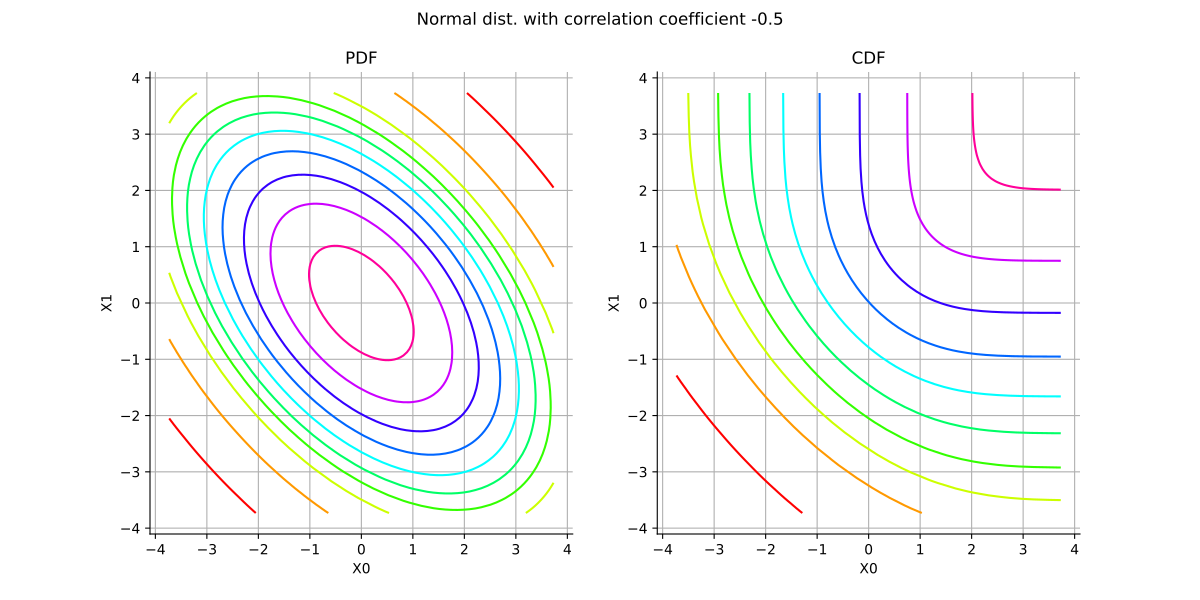

Write the Python code that produced this figure.
import openturns as ot
from matplotlib import pyplot as plt
from openturns.viewer import View
title = None
if ot.Normal().__class__.__name__ == 'Bernoulli':
    distribution = ot.Bernoulli(0.7)
elif ot.Normal().__class__.__name__ == 'Binomial':
    distribution = ot.Binomial(5, 0.2)
elif ot.Normal().__class__.__name__ == 'Hypergeometric':
    distribution = ot.Hypergeometric(10, 4, 7)
elif ot.Normal().__class__.__name__ == 'CumulativeDistributionNetwork':
    coll = [ot.Normal(2),ot.Dirichlet([0.5, 1.0, 1.5])]
    distribution = ot.CumulativeDistributionNetwork(coll, ot.BipartiteGraph([[0,1], [0,1]]))
elif ot.Normal().__class__.__name__ == 'Histogram':
    distribution = ot.Histogram([-1.0, 0.5, 1.0, 2.0], [0.45, 0.4, 0.15])
elif ot.Normal().__class__.__name__ == 'KernelMixture':
    kernel = ot.Uniform()
    sample = ot.Normal().getSample(5)
    bandwith = [1.0]
    distribution = ot.KernelMixture(kernel, bandwith, sample)
elif ot.Normal().__class__.__name__ == 'MaximumDistribution':
    coll = [ot.Uniform(2.5, 3.5), ot.LogUniform(1.0, 1.2), ot.Triangular(2.0, 3.0, 4.0)]
    distribution = ot.MaximumDistribution(coll)
elif ot.Normal().__class__.__name__ == 'Multinomial':
    distribution = ot.Multinomial(5, [0.2])
elif ot.Normal().__class__.__name__ == 'RandomMixture':
    coll = [ot.Triangular(0.0, 1.0, 5.0), ot.Uniform(-2.0, 2.0)]
    weights = [0.8, 0.2]
    cst = 3.0
    distribution = ot.RandomMixture(coll, weights, cst)
elif ot.Normal().__class__.__name__ == 'TruncatedDistribution':
    distribution = ot.TruncatedDistribution(ot.Normal(2.0, 1.5), 1.0, 4.0)
elif ot.Normal().__class__.__name__ == 'UserDefined':
    distribution = ot.UserDefined([[1.0], [2.0], [3.0]], [0.4, 0.5, 1.0])
elif ot.Normal().__class__.__name__ == 'ZipfMandelbrot':
    distribution = ot.ZipfMandelbrot(10, 2.5, 0.3)
elif ot.Normal().__class__.__name__ == 'Normal':
    cov = ot.CovarianceMatrix([[1.0, -0.5], [-0.5, 1.0]])
    distribution = ot.Normal([0.0, 0.0], cov)
    title = "Normal dist. with correlation coefficient {}".format(cov[0, 1])
else:
    distribution = ot.Normal()

dimension = distribution.getDimension()
if title is None:
    title = str(distribution)[:100].split('\n')[0]
if dimension == 1:
    distribution.setDescription(['$x$'])
    pdf_graph = distribution.drawPDF()
    cdf_graph = distribution.drawCDF()
    fig = plt.figure(figsize=(10, 4))
    pdf_axis = fig.add_subplot(121)
    cdf_axis = fig.add_subplot(122)
    View(pdf_graph, figure=fig, axes=[pdf_axis], add_legend=False)
    View(cdf_graph, figure=fig, axes=[cdf_axis], add_legend=False)
    fig.suptitle(title)
elif dimension == 2:
    grid = ot.GridLayout(1, 2)
    pdf_graph = distribution.drawPDF()
    pdf_graph.setLegends([''])
    cdf_graph = distribution.drawCDF()
    cdf_graph.setLegends([''])
    grid.setGraph(0, 0, pdf_graph)
    grid.setGraph(0, 1, cdf_graph)
    grid.setTitle(title)
    fig = View(grid).getFigure()
    fig.axes[0].set_title('PDF')
    fig.axes[1].set_title('CDF')
